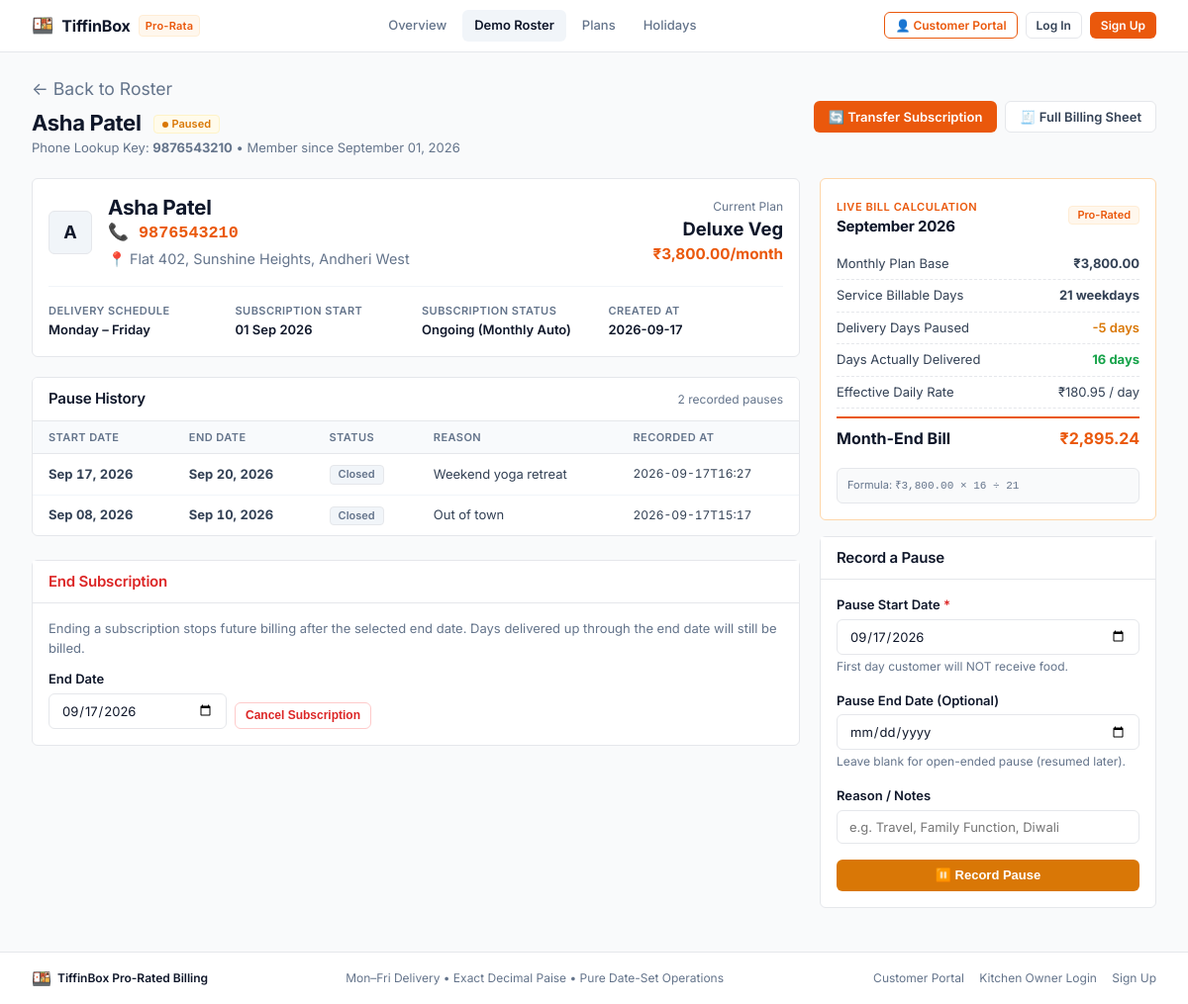
Screenshot of /customers/9876543210 with the database file from the repository.
### tables this page shows
CREATE TABLE customers (
  id INTEGER PRIMARY KEY AUTOINCREMENT,
  phone TEXT UNIQUE NOT NULL,                -- normalised 10-digit; the lookup key
  name TEXT NOT NULL,
  address TEXT,
  plan_id INTEGER NOT NULL REFERENCES plans(id),
  start_date TEXT NOT NULL,                  -- ISO YYYY-MM-DD
  end_date TEXT,                             -- NULL = ongoing
  created_at TEXT NOT NULL
, email TEXT);

CREATE TABLE plans (
  id INTEGER PRIMARY KEY AUTOINCREMENT,
  code TEXT UNIQUE NOT NULL,
  name TEXT NOT NULL,
  monthly_price_paise INTEGER NOT NULL,      -- money as integer paise, never REAL
  is_active INTEGER NOT NULL DEFAULT 1
);

CREATE TABLE pauses (
  id INTEGER PRIMARY KEY AUTOINCREMENT,
  customer_id INTEGER NOT NULL REFERENCES customers(id) ON DELETE CASCADE,
  start_date TEXT NOT NULL,
  end_date TEXT,                             -- NULL = open-ended, still paused
  reason TEXT,
  created_at TEXT NOT NULL
);

### app.py (the view)
    @app.route("/customers/<phone>")
    def customer_detail(phone: str):
        customer = get_customer_by_phone(phone)
        if not customer:
            flash(f"Customer with phone '{phone}' not found.", "danger")
            return redirect(url_for("customers_roster"))
        pauses = get_pauses_for_customer(customer.id)  # type: ignore
        today = date.today()
        holidays = get_holiday_dates()
        current_bill = compute_bill(
            plan=customer.plan,  # type: ignore
            customer=customer,
            pauses=pauses,
            year=today.year,
            month=today.month,
            holidays=holidays,
        )
        return render_template(
            "customer_detail.html",
            customer=customer,
            pauses=pauses,
            current_bill=current_bill,
            current_month_name=calendar.month_name[today.month],
            today_iso=today.isoformat(),
        )

### tiffin/billing.py (called while the page is built)
def month_bounds(year: int, month: int) -> tuple[date, date]:
    _, num_days = calendar.monthrange(year, month)
    return date(year, month, 1), date(year, month, num_days)

def delivery_days(start: date, end: date, holidays: Optional[set[date]] = None) -> set[date]:
    if start > end:
        return set()
    holidays_set = holidays if holidays is not None else set()
    result: set[date] = set()
    current = start
    one_day = timedelta(days=1)
    while current <= end:
        if current.weekday() in DELIVERY_WEEKDAYS and current not in holidays_set:
            result.add(current)
        current += one_day
    return result

def subscription_days(
    customer_start: date,
    customer_end: Optional[date],
    lo: date,
    hi: date,
) -> set[date]:
    actual_start = max(customer_start, lo)
    actual_end = min(customer_end, hi) if customer_end is not None else hi
    if actual_start > actual_end:
        return set()
    result: set[date] = set()
    current = actual_start
    one_day = timedelta(days=1)
    while current <= actual_end:
        result.add(current)
        current += one_day
    return result

def paused_dates(pauses: Iterable[Pause], lo: date, hi: date) -> set[date]:
    result: set[date] = set()
    one_day = timedelta(days=1)
    for p in pauses:
        effective_start = max(p.start_date, lo)
        effective_end = min(p.end_date, hi) if p.end_date is not None else hi
        if effective_start <= effective_end:
            current = effective_start
            while current <= effective_end:
                result.add(current)
                current += one_day
    return result

def status_on(customer: Customer, pauses: Iterable[Pause], on_date: date) -> Status:
    if on_date < customer.start_date:
        return Status.NOT_STARTED
    if customer.end_date is not None and on_date > customer.end_date:
        return Status.ENDED
    for p in pauses:
        if p.end_date is None:
            if on_date >= p.start_date:
                return Status.PAUSED
        else:
            if p.start_date <= on_date <= p.end_date:
                return Status.PAUSED
    return Status.ACTIVE

def prorate(plan_price_paise: int, delivered: int, billable: int) -> int:
    if billable <= 0 or delivered <= 0:
        return 0
    if delivered >= billable:
        return plan_price_paise
    amount = (Decimal(plan_price_paise) * Decimal(delivered)) / Decimal(billable)
    return int(amount.quantize(Decimal("1"), rounding=ROUND_HALF_UP))

### templates/customer_detail.html (shortened to what this page needs)
{% extends "base.html" %}
{% block content %}
<div class="page-header">
  <div class="page-title-group">
    <div style="display: flex; align-items: center; gap: 0.75rem;">
      <a href="{{ url_for('customers_roster') }}" style="color: var(--neutral-muted); font-size: 1.1rem;">&larr; Back to Roster</a>
    </div>
    <div style="display: flex; align-items: center; gap: 0.75rem; margin-top: 0.5rem;">
      <h1>{{ customer.name }}</h1>
      <span class="badge {{ customer.status.badge_class }}">
        <span class="badge-dot"></span>
        {{ customer.status.label }}
      </span>
    </div>
    <p class="page-subtitle">Phone Lookup Key: <strong>{{ customer.phone }}</strong> &bull; Member since {{ customer.start_date.strftime('%B %d, %Y') }}</p>
  </div>
  <div class="page-actions">
    {% if not customer.transferred_to and customer.status.value != 'ended' %}
      <a href="{{ url_for('customer_transfer', phone=customer.phone) }}" class="btn btn-primary">
        🔄 Transfer Subscription
      </a>
    {% endif %}
    <a href="{{ url_for('billing_sheet', year=current_bill.year, month=current_bill.month) }}" class="btn btn-secondary">
      🧾 Full Billing Sheet
    </a>
  </div>
</div>
<div class="detail-grid">
  <div>
    <div class="card">
      <div class="card-body">
        <div class="customer-header-card">
          <div style="display: flex; align-items: center; gap: 1rem;">
            <div class="customer-avatar">
              {{ customer.name[:1] | upper }}
            </div>
            <div>
              <h3 style="font-size: 1.3rem;">{{ customer.name }}</h3>
              <div style="font-family: monospace; font-size: 1.05rem; font-weight: 700; color: var(--primary);">
                📞 {{ customer.phone }}
              </div>
              {% if customer.address %}
                <div style="color: var(--neutral-muted); font-size: 0.9rem; margin-top: 0.2rem;">
                  📍 {{ customer.address }}
                </div>
              {% endif %}
            </div>
          </div>
          <div style="text-align: right;">
            <span class="table-cell-sub">Current Plan</span>
            <div style="font-size: 1.15rem; font-weight: 700; color: var(--neutral-dark);">
              {{ customer.plan.name if customer.plan else 'Standard' }}
            </div>
            <div style="font-size: 0.95rem; font-weight: 700; color: var(--primary);">
              {{ customer.plan.monthly_price_formatted if customer.plan else '' }}/month
            </div>
          </div>
        </div>
        <div class="customer-meta-grid">
          <div class="meta-item">
            <span class="meta-label">Delivery Schedule</span>
            <span class="meta-value">Monday – Friday</span>
          </div>
          <div class="meta-item">
            <span class="meta-label">Subscription Start</span>
            <span class="meta-value">{{ customer.start_date.strftime('%d %b %Y') }}</span>
          </div>
          <div class="meta-item">
            <span class="meta-label">Subscription Status</span>
            <span class="meta-value">
              {% if customer.end_date %}
                Ends on {{ customer.end_date.strftime('%d %b %Y') }}
              {% else %}
                Ongoing (Monthly Auto)
              {% endif %}
            </span>
          </div>
          <div class="meta-item">
            <span class="meta-label">Created At</span>
            <span class="meta-value">{{ customer.created_at[:10] if customer.created_at else 'N/A' }}</span>
          </div>
        </div>
      </div>
    </div>
    <div class="table-container">
      <div class="table-header-bar">
        <h2 class="table-title">Pause History</h2>
        <span class="table-formula">
          {{ pauses | length }} recorded {{ 'pause' if (pauses | length) == 1 else 'pauses' }}
        </span>
      </div>
      {% if pauses %}
        <div class="table-responsive">
          <table class="data-table">
            <thead>
              <tr>
                <th>Start Date</th>
                <th>End Date</th>
                <th>Status</th>
                <th>Reason</th>
                <th>Recorded At</th>
              </tr>
            </thead>
            <tbody>
              {% for p in pauses %}
                <tr>
                  <td><strong>{{ p.start_date.strftime('%b %d, %Y') }}</strong></td>
                  <td>
                    {% if p.end_date %}
                      <strong>{{ p.end_date.strftime('%b %d, %Y') }}</strong>
                    {% else %}
                      <span class="badge badge-paused">Open-Ended</span>
                    {% endif %}
                  </td>
                  <td>
                    {% if p.is_open %}
                      <span class="badge badge-paused">Active Pause</span>
                    {% else %}
                      <span class="badge badge-ended">Closed</span>
                    {% endif %}
                  </td>
                  <td>{{ p.reason or '—' }}</td>
                  <td class="table-cell-sub">{{ p.created_at[:16] if p.created_at else '—' }}</td>
                </tr>
              {% endfor %}
            </tbody>
          </table>
        </div>
      {% else %}
        <div style="text-align: center; color: var(--text-muted); padding: 24px; font-size: 13px;">
          No pauses recorded for this customer yet. Every delivery day this month will be billed.
        </div>
      {% endif %}
    </div>
    <div class="card">
      <div class="card-header">
        <h3 class="card-title" style="color: var(--state-danger);">End Subscription</h3>
      </div>
      <div class="card-body">
        <p style="font-size: 13px; color: var(--text-muted); margin-bottom: 12px;">
          Ending a subscription stops future billing after the selected end date. Days delivered up through the end date will still be billed.
        </p>
        <form action="{{ url_for('customer_end', phone=customer.phone) }}" method="POST" style="display: flex; align-items: flex-end; gap: 8px; flex-wrap: wrap;">
          <div class="form-group" style="margin-bottom: 0; min-width: 180px;">
            <label class="form-label">End Date</label>
            <input type="date" name="end_date" value="{{ customer.end_date.isoformat() if customer.end_date else today_iso }}" class="form-control" required>
          </div>
          <button type="submit" class="btn btn-outline-danger btn-sm" onclick="return confirm('Are you sure you want to end this subscription?');">
            Cancel Subscription
          </button>
        </form>
      </div>
    </div>
  </div>
  <div>
    <div class="bill-breakdown-card">
      <div style="display: flex; align-items: center; justify-content: space-between; margin-bottom: 12px;">
        <div>
          <span style="font-size: 11px; text-transform: uppercase; font-weight: 600; color: var(--brand-primary); letter-spacing: 0.05em;">Live Bill Calculation</span>
          <h3 style="font-size: 15px; margin-top: 2px;">{{ current_month_name }} {{ current_bill.year }}</h3>
        </div>
        {% if current_bill.delivered_days == current_bill.billable_days and current_bill.billable_days > 0 %}
          <span class="badge badge-active">Full Month</span>
        {% else %}
          <span class="badge badge-live">Pro-Rated</span>
        {% endif %}
      </div>
      <div class="breakdown-row">
        <span>Monthly Plan Base</span>
        <strong>{{ current_bill.plan_price_formatted }}</strong>
      </div>
      <div class="breakdown-row">
        <span>Service Billable Days</span>
        <strong>{{ current_bill.billable_days }} weekdays</strong>
      </div>
      <div class="breakdown-row">
        <span>Delivery Days Paused</span>
        <span style="color: var(--state-warning); font-weight: 600;">-{{ current_bill.paused_days }} days</span>
      </div>
      <div class="breakdown-row">
        <span>Days Actually Delivered</span>
        <strong style="color: var(--state-success);">{{ current_bill.delivered_days }} days</strong>
      </div>
      <div class="breakdown-row">
        <span>Effective Daily Rate</span>
        <span>{{ current_bill.daily_rate_formatted }} / day</span>
      </div>
      <div class="breakdown-row total">
        <span>Month-End Bill</span>
        <span class="amount">{{ current_bill.amount_formatted }}</span>
      </div>
      <div style="margin-top: 12px; font-size: 11px; color: var(--text-muted); background: var(--bg-page); padding: 8px 10px; border-radius: var(--radius-sm); border: 1px solid var(--border-subtle);">
        Formula: <code>{{ current_bill.plan_price_formatted }} &times; {{ current_bill.delivered_days }} &divide; {{ current_bill.billable_days }}</code>
      </div>
    </div>
    <div class="card">
      <div class="card-header">
        <h3 class="card-title">Record a Pause</h3>
      </div>
      <div class="card-body">
        {% if customer.active_pause %}
          <div class="alert alert-warning" style="font-size: 0.85rem;">
            ⚠️ An open-ended pause is currently active. Resume it first before creating another pause.
          </div>
        {% else %}
          <form action="{{ url_for('customer_pause', phone=customer.phone) }}" method="POST">
            <div class="form-group">
              <label class="form-label">Pause Start Date <span class="required">*</span></label>
              <input type="date" name="start_date" value="{{ today_iso }}" class="form-control" required>
              <span class="form-text">First day customer will NOT receive food.</span>
            </div>
            <div class="form-group">
              <label class="form-label">Pause End Date (Optional)</label>
              <input type="date" name="end_date" class="form-control">
              <span class="form-text">Leave blank for open-ended pause (resumed later).</span>
            </div>
            <div class="form-group">
              <label class="form-label">Reason / Notes</label>
              <input type="text" name="reason" placeholder="e.g. Travel, Family Function, Diwali" class="form-control">
            </div>
            <button type="submit" class="btn btn-warning" style="width: 100%;">
              ⏸️ Record Pause
            </button>
          </form>
        {% endif %}
      </div>
    </div>
  </div>
</div>
{% endblock %}

### rows the page displays
customers: name "Asha Patel", phone "9876543210", name "A", address "Flat 402, Sunshine Heights, Andheri West", start_date "01 Sep 2026", created_at "2026-09-17"
plans: plan "Deluxe Veg"
pauses: start_date "Sep 17, 2026", end_date "Sep 20, 2026", reason "Weekend yoga retreat", created_at "2026-09-17T16:27"
pauses: start_date "Sep 08, 2026", end_date "Sep 10, 2026", reason "Out of town", created_at "2026-09-17T15:17"

### other values shown
{{ customer.status.label }} "Paused"
{{ customer.start_date.strftime('%B %d, %Y') }} "September 01, 2026"
{{ customer.plan.monthly_price_formatted if customer.plan else '' }} "₹3,800.00"
{{ pauses | length }} "2"
{{ 'pause' if (pauses | length) == 1 else 'pauses' }} "pauses"
{{ current_bill.year }} "2026"
{{ current_bill.plan_price_formatted }} "₹3,800.00"
{{ current_bill.billable_days }} "21"
{{ current_bill.paused_days }} "5"
{{ current_bill.delivered_days }} "16"
{{ current_bill.daily_rate_formatted }} "₹180.95"
{{ current_bill.amount_formatted }} "₹2,895.24"
